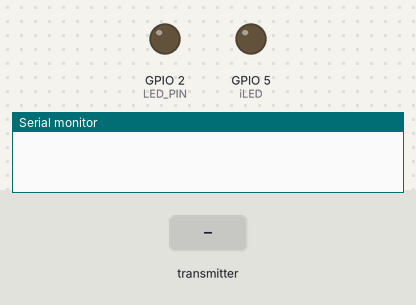
Bench run of a sketch on a simulated ESP32. On the bench: output pins drawn as LEDs (lit = HIGH), the last lines printed to the serial monitor. The test bench sets the inputs (shaded band).

Above: at 3.2 s.
3.3 s: the transmitter starts sending buttonState02 = 1
At 4.0 s:
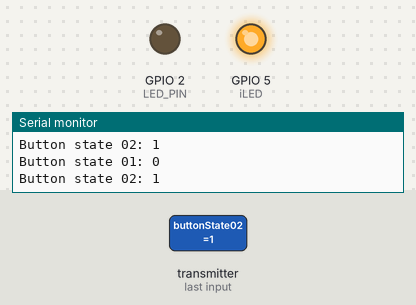
4.8 s: the transmitter starts sending buttonState02 = 0
At 5.1 s:
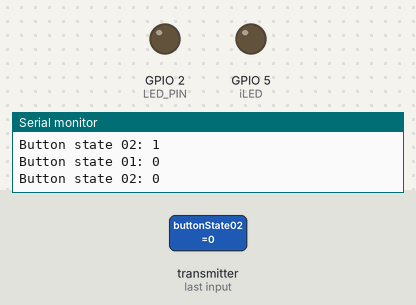
Timing chart, 0 to 7.8 s (numbered marks = the images above; inputs shaded):
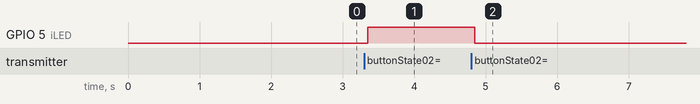

Measured:
- after the input at 3.3 s, GPIO 5 (iLED): LOW → HIGH after 0.05 s
- after the input at 4.8 s, GPIO 5 (iLED): HIGH → LOW after 0.05 s

The sketch:

receiver.ino
```cpp
// #git@github.com:fishkop/testonly701.git


#include <Arduino.h>
#include <WString.h>

#include <esp_now.h>
#include <WiFi.h>

#include <HardwareSerial.h>


#define LED_PIN 2
#define iLED 5         // GPIO 5 für Builtin-LED

typedef struct struct_message {
    bool buttonState01;
    bool buttonState02;
} struct_message;


struct_message myData;


void OnDataRecv(const uint8_t * mac, const uint8_t *incomingData, int len) {
    memcpy(&myData, incomingData, sizeof(myData));
    Serial.print("Button state 01: ");
    Serial.println(myData.buttonState01);  // Will print 0 or 1
    Serial.print("Button state 02: ");
    Serial.println(myData.buttonState02);  // Will print 0 or 1
    digitalWrite(iLED,myData.buttonState02);  // LED on
}

void setup() {
    Serial.begin(115200);

    pinMode(LED_PIN, OUTPUT);
    pinMode(iLED, OUTPUT);

    delay(2000);

    WiFi.mode(WIFI_STA);

    if (esp_now_init() != ESP_OK) {
        Serial.println("Error initializing ESP-NOW");
        return;
    }

    esp_now_register_recv_cb(OnDataRecv);
}

void loop() {
    delay(500);

   // Nothing to do here
}
```
